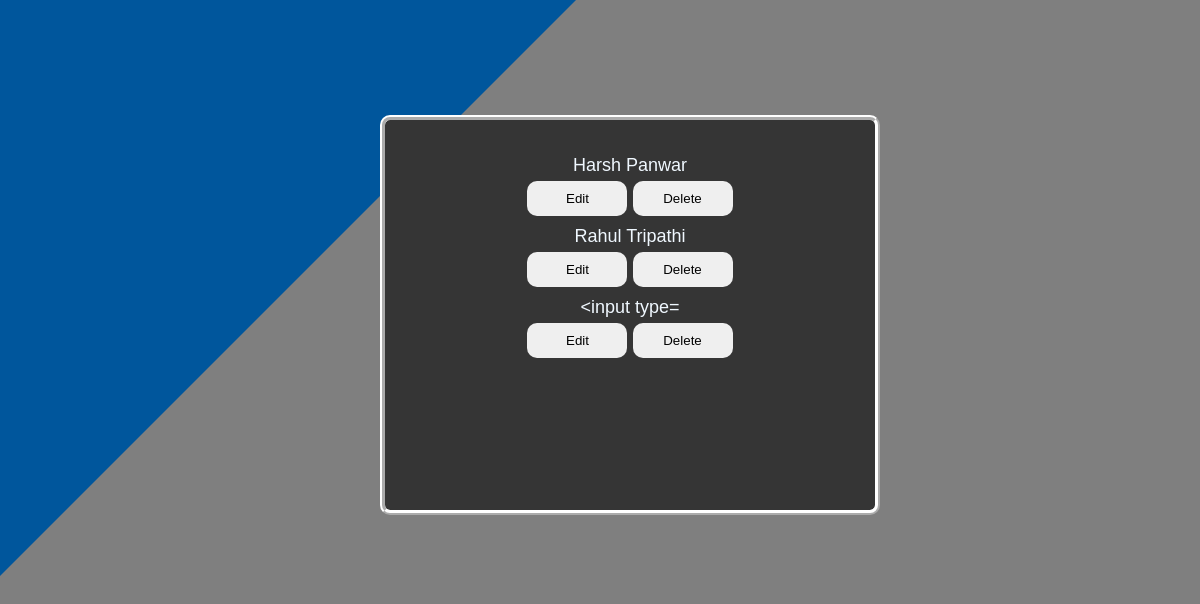
/directory, run on an earlier commit of the app's database.
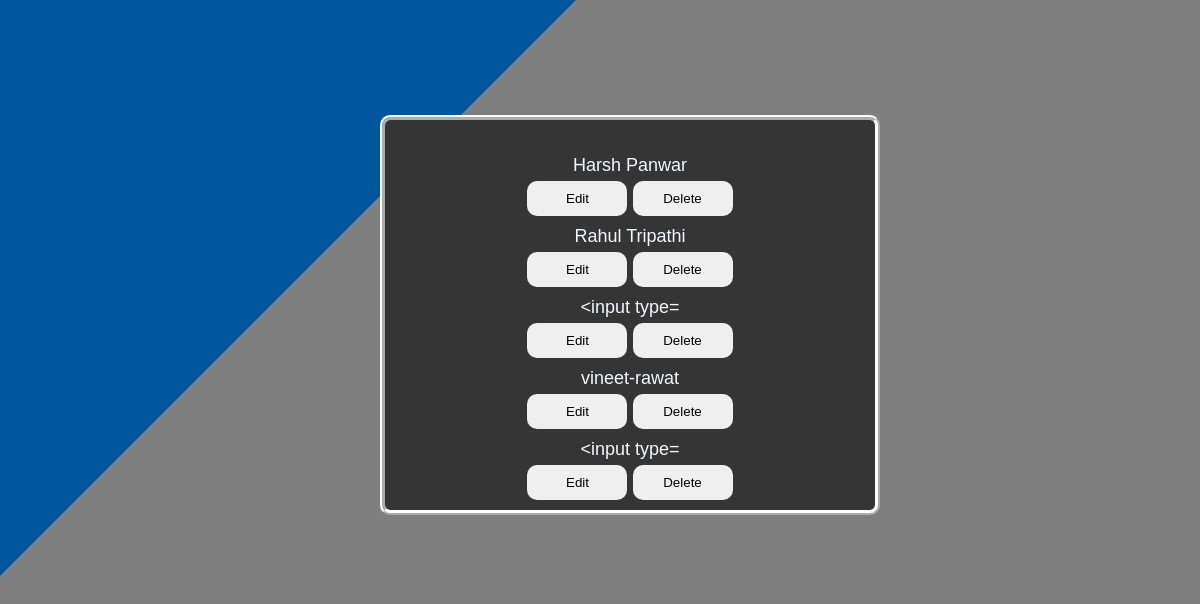
And on a later commit of the database.
### lmsapp/models.py (models this page shows)
class login(models.Model):
    username=models.CharField(max_length=20)
    password=models.CharField(max_length=15)

### lmsapp/views.py (the view)
# urls.py: path('directory',table ,name="directory"),
def table(request):
    logins=login.objects.all()
    context={"logins":logins}
    return render(request,'lmsapp/directory.html',context)

### lmsapp/templates/lmsapp/directory.html (shortened to what this page needs)
<!DOCTYPE html>
    <html lang="en">
        <head>
        </head>
        <body>
                <div class="triangle-topleft"></div>
                <div class="list-wrapper">
                    <ul>
                        {%for login in logins%}
                        <li>
                            <p>{{login.username}}</p>
                           <a href="{%url 'third' login.id%}"> <button type="button" >Edit</button></a>
                         <a href="{%url 'delete' login.id%}">  <button type="button" >Delete</button></a>
                        </li>
                        {%endfor%}
                    </ul>
                </div>
        </body>
    </html>

### lmsapp/templates/lmsapp/directory.html (style rules this page uses)
* { box-sizing: border-box; margin: 0; padding: 0; }
body { font-family: 'Poppins', sans-serif; }
.triangle-topleft { margin-top: -100px; position: fixed; width: 0; height: 0; border-top: 611px solid #00569c; border-right: 611px solid transparent; z-index: -1; margin-top: -150px; }
.list-wrapper { background-color: rgb(53, 53, 53); height: 400px; width: 500px; border-radius: 10px; border: 5px ridge white; padding: 15px; color: aliceblue; font-size: 18px; margin-left: 380px; margin-top: 115px; }
.list-wrapper ul { justify-content: space-evenly; text-align: center; display: grid; list-style: none; margin-top: 10px; }
.list-wrapper li { margin-top: 10px; }
.list-wrapper button { height: 35px; width: 100px; border-radius: 10px; border: none; cursor: pointer; margin-top: 5px; }

What changed in the data, as far as the page shows it:
added login: username "vineet-rawat"
added login: username "<input type="
